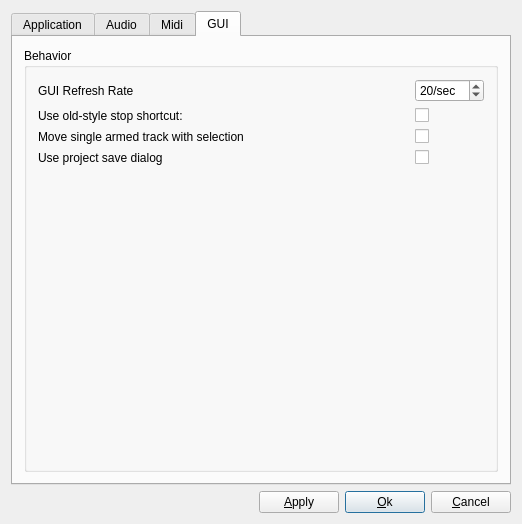
<?xml version="1.0" encoding="UTF-8"?>
<ui version="4.0">
 <class>GlobalSettingsDialogBase</class>
 <widget class="QDialog" name="GlobalSettingsDialogBase">
  <property name="geometry">
   <rect>
    <x>0</x>
    <y>0</y>
    <width>522</width>
    <height>518</height>
   </rect>
  </property>
  <property name="windowTitle">
   <string>OOMidi: Global Settings</string>
  </property>
  <layout class="QVBoxLayout">
   <property name="spacing">
    <number>6</number>
   </property>
   <property name="margin">
    <number>11</number>
   </property>
   <item>
    <widget class="QTabWidget" name="TabWidget2">
     <property name="sizePolicy">
      <sizepolicy hsizetype="Expanding" vsizetype="Preferred">
       <horstretch>0</horstretch>
       <verstretch>0</verstretch>
      </sizepolicy>
     </property>
     <property name="currentIndex">
      <number>3</number>
     </property>
     <widget class="QWidget" name="TabPage">
      <attribute name="title">
       <string>Application</string>
      </attribute>
      <layout class="QGridLayout">
       <item row="1" column="0">
        <widget class="QGroupBox" name="groupBox4">
         <property name="sizePolicy">
          <sizepolicy hsizetype="Preferred" vsizetype="Preferred">
           <horstretch>0</horstretch>
           <verstretch>0</verstretch>
          </sizepolicy>
         </property>
         <property name="title">
          <string>Views</string>
         </property>
         <layout class="QGridLayout">
          <item row="1" column="3">
           <widget class="QSpinBox" name="transportY">
            <property name="toolTip">
             <string>y-pos</string>
            </property>
            <property name="maximum">
             <number>9999</number>
            </property>
           </widget>
          </item>
          <item row="1" column="1">
           <widget class="QCheckBox" name="showTransport">
            <property name="text">
             <string>show</string>
            </property>
           </widget>
          </item>
          <item row="1" column="2">
           <widget class="QSpinBox" name="transportX">
            <property name="toolTip">
             <string>x-pos</string>
            </property>
            <property name="maximum">
             <number>9999</number>
            </property>
           </widget>
          </item>
          <item row="0" column="5">
           <widget class="QSpinBox" name="arrangerH">
            <property name="toolTip">
             <string>height</string>
            </property>
            <property name="maximum">
             <number>9999</number>
            </property>
           </widget>
          </item>
          <item row="0" column="4">
           <widget class="QSpinBox" name="arrangerW">
            <property name="toolTip">
             <string>width</string>
            </property>
            <property name="maximum">
             <number>9999</number>
            </property>
           </widget>
          </item>
          <item row="0" column="3">
           <widget class="QSpinBox" name="arrangerY">
            <property name="toolTip">
             <string>y-pos</string>
            </property>
            <property name="maximum">
             <number>9999</number>
            </property>
           </widget>
          </item>
          <item row="0" column="2">
           <widget class="QSpinBox" name="arrangerX">
            <property name="toolTip">
             <string>x-pos</string>
            </property>
            <property name="maximum">
             <number>9999</number>
            </property>
           </widget>
          </item>
          <item row="2" column="1">
           <widget class="QCheckBox" name="showBigtime">
            <property name="text">
             <string>show</string>
            </property>
           </widget>
          </item>
          <item row="2" column="2">
           <widget class="QSpinBox" name="bigtimeX">
            <property name="toolTip">
             <string>x-pos</string>
            </property>
            <property name="maximum">
             <number>9999</number>
            </property>
           </widget>
          </item>
          <item row="2" column="3">
           <widget class="QSpinBox" name="bigtimeY">
            <property name="toolTip">
             <string>y-pos</string>
            </property>
            <property name="maximum">
             <number>9999</number>
            </property>
           </widget>
          </item>
          <item row="2" column="4">
           <widget class="QSpinBox" name="bigtimeW">
            <property name="toolTip">
             <string>width</string>
            </property>
            <property name="maximum">
             <number>9999</number>
            </property>
           </widget>
          </item>
          <item row="2" column="5">
           <widget class="QSpinBox" name="bigtimeH">
            <property name="toolTip">
             <string>height</string>
            </property>
            <property name="maximum">
             <number>9999</number>
            </property>
           </widget>
          </item>
          <item row="3" column="1">
           <widget class="QCheckBox" name="showMixer">
            <property name="text">
             <string>show</string>
            </property>
           </widget>
          </item>
          <item row="4" column="1">
           <widget class="QCheckBox" name="showMixer2">
            <property name="text">
             <string>show</string>
            </property>
           </widget>
          </item>
          <item row="3" column="0">
           <widget class="QLabel" name="textLabel4">
            <property name="sizePolicy">
             <sizepolicy hsizetype="Preferred" vsizetype="Fixed">
              <horstretch>0</horstretch>
              <verstretch>0</verstretch>
             </sizepolicy>
            </property>
            <property name="text">
             <string>Mixer A</string>
            </property>
            <property name="wordWrap">
             <bool>false</bool>
            </property>
           </widget>
          </item>
          <item row="4" column="0">
           <widget class="QLabel" name="textLabel4_2">
            <property name="sizePolicy">
             <sizepolicy hsizetype="Preferred" vsizetype="Fixed">
              <horstretch>0</horstretch>
              <verstretch>0</verstretch>
             </sizepolicy>
            </property>
            <property name="text">
             <string>Mixer B</string>
            </property>
            <property name="wordWrap">
             <bool>false</bool>
            </property>
           </widget>
          </item>
          <item row="2" column="0">
           <widget class="QLabel" name="textLabel3">
            <property name="sizePolicy">
             <sizepolicy hsizetype="Preferred" vsizetype="Fixed">
              <horstretch>0</horstretch>
              <verstretch>0</verstretch>
             </sizepolicy>
            </property>
            <property name="text">
             <string>Big Time</string>
            </property>
            <property name="wordWrap">
             <bool>false</bool>
            </property>
           </widget>
          </item>
          <item row="0" column="0">
           <widget class="QLabel" name="textLabel1_3">
            <property name="sizePolicy">
             <sizepolicy hsizetype="Preferred" vsizetype="Fixed">
              <horstretch>0</horstretch>
              <verstretch>0</verstretch>
             </sizepolicy>
            </property>
            <property name="text">
             <string>Arranger</string>
            </property>
            <property name="wordWrap">
             <bool>false</bool>
            </property>
           </widget>
          </item>
          <item row="1" column="0">
           <widget class="QLabel" name="textLabel2">
            <property name="sizePolicy">
             <sizepolicy hsizetype="Preferred" vsizetype="Fixed">
              <horstretch>0</horstretch>
              <verstretch>0</verstretch>
             </sizepolicy>
            </property>
            <property name="text">
             <string>Transport</string>
            </property>
            <property name="wordWrap">
             <bool>false</bool>
            </property>
           </widget>
          </item>
          <item row="3" column="5">
           <widget class="QSpinBox" name="mixerH">
            <property name="toolTip">
             <string>height</string>
            </property>
            <property name="maximum">
             <number>9999</number>
            </property>
           </widget>
          </item>
          <item row="3" column="4">
           <widget class="QSpinBox" name="mixerW">
            <property name="toolTip">
             <string>width</string>
            </property>
            <property name="maximum">
             <number>9999</number>
            </property>
           </widget>
          </item>
          <item row="3" column="3">
           <widget class="QSpinBox" name="mixerY">
            <property name="toolTip">
             <string>y-pos</string>
            </property>
            <property name="maximum">
             <number>9999</number>
            </property>
           </widget>
          </item>
          <item row="3" column="2">
           <widget class="QSpinBox" name="mixerX">
            <property name="toolTip">
             <string>x-pos</string>
            </property>
            <property name="maximum">
             <number>9999</number>
            </property>
           </widget>
          </item>
          <item row="3" column="6">
           <widget class="QPushButton" name="setMixerCurrent">
            <property name="sizePolicy">
             <sizepolicy hsizetype="Minimum" vsizetype="Fixed">
              <horstretch>0</horstretch>
              <verstretch>0</verstretch>
             </sizepolicy>
            </property>
            <property name="toolTip">
             <string>set current values</string>
            </property>
            <property name="text">
             <string>Cur</string>
            </property>
           </widget>
          </item>
          <item row="4" column="5">
           <widget class="QSpinBox" name="mixer2H">
            <property name="toolTip">
             <string>height</string>
            </property>
            <property name="maximum">
             <number>9999</number>
            </property>
           </widget>
          </item>
          <item row="4" column="4">
           <widget class="QSpinBox" name="mixer2W">
            <property name="toolTip">
             <string>width</string>
            </property>
            <property name="maximum">
             <number>9999</number>
            </property>
           </widget>
          </item>
          <item row="4" column="3">
           <widget class="QSpinBox" name="mixer2Y">
            <property name="toolTip">
             <string>y-pos</string>
            </property>
            <property name="maximum">
             <number>9999</number>
            </property>
           </widget>
          </item>
          <item row="4" column="2">
           <widget class="QSpinBox" name="mixer2X">
            <property name="toolTip">
             <string>x-pos</string>
            </property>
            <property name="maximum">
             <number>9999</number>
            </property>
           </widget>
          </item>
          <item row="4" column="6">
           <widget class="QPushButton" name="setMixer2Current">
            <property name="sizePolicy">
             <sizepolicy hsizetype="Minimum" vsizetype="Fixed">
              <horstretch>0</horstretch>
              <verstretch>0</verstretch>
             </sizepolicy>
            </property>
            <property name="toolTip">
             <string>set current values</string>
            </property>
            <property name="text">
             <string>Cur</string>
            </property>
           </widget>
          </item>
          <item row="2" column="6">
           <widget class="QPushButton" name="setBigtimeCurrent">
            <property name="sizePolicy">
             <sizepolicy hsizetype="Preferred" vsizetype="Fixed">
              <horstretch>0</horstretch>
              <verstretch>0</verstretch>
             </sizepolicy>
            </property>
            <property name="toolTip">
             <string>set current values</string>
            </property>
            <property name="text">
             <string>Cur</string>
            </property>
           </widget>
          </item>
          <item row="0" column="6">
           <widget class="QPushButton" name="setArrangerCurrent">
            <property name="sizePolicy">
             <sizepolicy hsizetype="Preferred" vsizetype="Fixed">
              <horstretch>0</horstretch>
              <verstretch>0</verstretch>
             </sizepolicy>
            </property>
            <property name="toolTip">
             <string>set current values</string>
            </property>
            <property name="text">
             <string>Cur</string>
            </property>
           </widget>
          </item>
          <item row="1" column="6">
           <widget class="QPushButton" name="setTransportCurrent">
            <property name="sizePolicy">
             <sizepolicy hsizetype="Preferred" vsizetype="Fixed">
              <horstretch>0</horstretch>
              <verstretch>0</verstretch>
             </sizepolicy>
            </property>
            <property name="toolTip">
             <string>set current values</string>
            </property>
            <property name="text">
             <string>Cur</string>
            </property>
           </widget>
          </item>
         </layout>
        </widget>
       </item>
       <item row="0" column="0">
        <widget class="QGroupBox" name="groupBox3">
         <property name="title">
          <string>Start OOMidi</string>
         </property>
         <layout class="QGridLayout">
          <item row="0" column="0">
           <layout class="QGridLayout">
            <item row="1" column="0">
             <spacer name="spacer7_2">
              <property name="orientation">
               <enum>Qt::Vertical</enum>
              </property>
              <property name="sizeType">
               <enum>QSizePolicy::Expanding</enum>
              </property>
              <property name="sizeHint" stdset="0">
               <size>
                <width>20</width>
                <height>51</height>
               </size>
              </property>
             </spacer>
            </item>
            <item row="2" column="0" colspan="2">
             <layout class="QHBoxLayout">
              <item>
               <widget class="QLabel" name="textLabel1_2">
                <property name="text">
                 <string>start song:</string>
                </property>
                <property name="wordWrap">
                 <bool>false</bool>
                </property>
               </widget>
              </item>
              <item>
               <widget class="QLineEdit" name="startSongEntry"/>
              </item>
             </layout>
            </item>
            <item row="0" column="0">
             <widget class="QGroupBox" name="startSongBox">
              <property name="title">
               <string>Start song</string>
              </property>
              <layout class="QVBoxLayout" name="verticalLayout">
               <item>
                <widget class="QRadioButton" name="startLastButton">
                 <property name="text">
                  <string>start with last song</string>
                 </property>
                 <property name="checked">
                  <bool>true</bool>
                 </property>
                </widget>
               </item>
               <item>
                <widget class="QRadioButton" name="startEmptyButton">
                 <property name="sizePolicy">
                  <sizepolicy hsizetype="Minimum" vsizetype="Fixed">
                   <horstretch>0</horstretch>
                   <verstretch>0</verstretch>
                  </sizepolicy>
                 </property>
                 <property name="text">
                  <string>start with template: default.med</string>
                 </property>
                 <property name="checked">
                  <bool>false</bool>
                 </property>
                </widget>
               </item>
               <item>
                <widget class="QRadioButton" name="startSongButton">
                 <property name="text">
                  <string>start with song</string>
                 </property>
                </widget>
               </item>
              </layout>
             </widget>
            </item>
            <item row="0" column="1">
             <widget class="QGroupBox" name="startUpBox">
              <property name="title">
               <string>On Launch</string>
              </property>
              <layout class="QVBoxLayout" name="verticalLayout_2">
               <item>
                <widget class="QCheckBox" name="showSplash">
                 <property name="text">
                  <string>show splash screen</string>
                 </property>
                </widget>
               </item>
               <item>
                <widget class="QCheckBox" name="showDidYouKnow">
                 <property name="text">
                  <string>show &quot;Did you know?&quot; dialog</string>
                 </property>
                </widget>
               </item>
              </layout>
             </widget>
            </item>
            <item row="1" column="1">
             <spacer name="verticalSpacer">
              <property name="orientation">
               <enum>Qt::Vertical</enum>
              </property>
              <property name="sizeHint" stdset="0">
               <size>
                <width>20</width>
                <height>40</height>
               </size>
              </property>
             </spacer>
            </item>
           </layout>
          </item>
         </layout>
        </widget>
       </item>
      </layout>
     </widget>
     <widget class="QWidget" name="tab">
      <attribute name="title">
       <string>Audio</string>
      </attribute>
      <layout class="QGridLayout">
       <item row="0" column="0">
        <widget class="QGroupBox" name="GroupBox4">
         <property name="title">
          <string>Mixer</string>
         </property>
         <layout class="QGridLayout">
          <property name="margin">
           <number>11</number>
          </property>
          <property name="spacing">
           <number>6</number>
          </property>
          <item row="0" column="1">
           <widget class="QSpinBox" name="minSliderSelect">
            <property name="suffix">
             <string>dB</string>
            </property>
            <property name="minimum">
             <number>-100</number>
            </property>
            <property name="maximum">
             <number>0</number>
            </property>
            <property name="singleStep">
             <number>10</number>
            </property>
            <property name="value">
             <number>-60</number>
            </property>
           </widget>
          </item>
          <item row="1" column="0">
           <widget class="QLabel" name="TextLabel3_2">
            <property name="text">
             <string>min. Meter Value</string>
            </property>
            <property name="wordWrap">
             <bool>false</bool>
            </property>
           </widget>
          </item>
          <item row="0" column="0">
           <widget class="QLabel" name="TextLabel2_2">
            <property name="text">
             <string>min. Slider Val</string>
            </property>
            <property name="wordWrap">
             <bool>false</bool>
            </property>
           </widget>
          </item>
          <item row="1" column="1">
           <widget class="QSpinBox" name="minMeterSelect">
            <property name="suffix">
             <string>dB</string>
            </property>
            <property name="minimum">
             <number>-100</number>
            </property>
            <property name="maximum">
             <number>0</number>
            </property>
            <property name="singleStep">
             <number>10</number>
            </property>
            <property name="value">
             <number>-60</number>
            </property>
           </widget>
          </item>
          <item row="2" column="0">
           <widget class="QLabel" name="freewheelLabel">
            <property name="text">
             <string>Use Jack freewheel mode if possible.
(Speeds up bounce operations).</string>
            </property>
            <property name="wordWrap">
             <bool>false</bool>
            </property>
           </widget>
          </item>
          <item row="3" column="1">
           <widget class="QCheckBox" name="denormalCheckBox">
            <property name="text">
             <string/>
            </property>
           </widget>
          </item>
          <item row="2" column="1">
           <widget class="QCheckBox" name="freewheelCheckBox">
            <property name="text">
             <string/>
            </property>
           </widget>
          </item>
          <item row="3" column="0">
           <widget class="QLabel" name="textLabel1_5">
            <property name="text">
             <string>Enable denormal protection</string>
            </property>
            <property name="wordWrap">
             <bool>false</bool>
            </property>
           </widget>
          </item>
          <item row="4" column="0">
           <widget class="QLabel" name="textLabel1_5_2">
            <property name="text">
             <string>Enable output limiter</string>
            </property>
            <property name="wordWrap">
             <bool>false</bool>
            </property>
           </widget>
          </item>
          <item row="4" column="1">
           <widget class="QCheckBox" name="outputLimiterCheckBox">
            <property name="text">
             <string/>
            </property>
           </widget>
          </item>
          <item row="5" column="0">
           <widget class="QLabel" name="vstInPlaceTextLabel">
            <property name="text">
             <string>Enable in-place processing for VST plugins.
(Requires restart.)</string>
            </property>
            <property name="wordWrap">
             <bool>false</bool>
            </property>
           </widget>
          </item>
          <item row="5" column="1">
           <widget class="QCheckBox" name="vstInPlaceCheckBox">
            <property name="whatsThis">
             <string>Turn this off if VST Ladspa effect rack plugins do not work or feedback loudly, even if they are supposed to be in-place capable.</string>
            </property>
            <property name="text">
             <string/>
            </property>
           </widget>
          </item>
         </layout>
        </widget>
       </item>
       <item row="1" column="0">
        <widget class="QGroupBox" name="groupBox13">
         <property name="title">
          <string>External Waveditor</string>
         </property>
         <layout class="QGridLayout">
          <item row="0" column="0">
           <layout class="QGridLayout">
            <item row="0" column="0">
             <layout class="QHBoxLayout">
              <item>
               <widget class="QLabel" name="textLabel2_2">
                <property name="sizePolicy">
                 <sizepolicy hsizetype="Preferred" vsizetype="Preferred">
                  <horstretch>1</horstretch>
                  <verstretch>0</verstretch>
                 </sizepolicy>
                </property>
                <property name="text">
                 <string>External Waveditor command</string>
                </property>
                <property name="wordWrap">
                 <bool>false</bool>
                </property>
               </widget>
              </item>
              <item>
               <spacer name="spacer13">
                <property name="orientation">
                 <enum>Qt::Horizontal</enum>
                </property>
                <property name="sizeType">
                 <enum>QSizePolicy::Expanding</enum>
                </property>
                <property name="sizeHint" stdset="0">
                 <size>
                  <width>60</width>
                  <height>23</height>
                 </size>
                </property>
               </spacer>
              </item>
              <item>
               <widget class="QLineEdit" name="externalWavEditorSelect">
                <property name="sizePolicy">
                 <sizepolicy hsizetype="Expanding" vsizetype="Fixed">
                  <horstretch>2</horstretch>
                  <verstretch>0</verstretch>
                 </sizepolicy>
                </property>
               </widget>
              </item>
             </layout>
            </item>
            <item row="1" column="0">
             <widget class="QLabel" name="textLabel1_6">
              <property name="font">
               <font>
                <pointsize>8</pointsize>
               </font>
              </property>
              <property name="text">
               <string>Note: External editor opened from the internal editor.</string>
              </property>
              <property name="wordWrap">
               <bool>false</bool>
              </property>
             </widget>
            </item>
           </layout>
          </item>
         </layout>
        </widget>
       </item>
       <item row="2" column="0">
        <widget class="QGroupBox" name="dummyAudioBussBox">
         <property name="title">
          <string>Dummy Audio Driver (settings require restart)</string>
         </property>
         <layout class="QGridLayout">
          <item row="0" column="0">
           <widget class="QLabel" name="dummyAudioRateLabel">
            <property name="text">
             <string>Preferred sample rate</string>
            </property>
            <property name="wordWrap">
             <bool>false</bool>
            </property>
           </widget>
          </item>
          <item row="0" column="1">
           <widget class="QSpinBox" name="dummyAudioRate">
            <property name="whatsThis">
             <string>Actual rate used depends on limitations of
 timer used. If a high rate timer is available,
 short periods can be used with high sample rates. 
Period affects midi playback resolution. 
Shorter periods are desirable.</string>
            </property>
            <property name="suffix">
             <string>Hz</string>
            </property>
            <property name="minimum">
             <number>3000</number>
            </property>
            <property name="maximum">
             <number>200000</number>
            </property>
            <property name="singleStep">
             <number>10</number>
            </property>
            <property name="value">
             <number>44100</number>
            </property>
           </widget>
          </item>
          <item row="1" column="0">
           <widget class="QLabel" name="dummyAudioRealRateLabel">
            <property name="text">
             <string>Actual rate used now (dummy or not):</string>
            </property>
            <property name="wordWrap">
             <bool>false</bool>
            </property>
           </widget>
          </item>
          <item row="1" column="1">
           <widget class="QLabel" name="dummyAudioRealRate">
            <property name="text">
             <string>---</string>
            </property>
            <property name="wordWrap">
             <bool>false</bool>
            </property>
           </widget>
          </item>
          <item row="2" column="0">
           <widget class="QLabel" name="dummyAudioSizeLabel">
            <property name="text">
             <string>Period size (Frames per period):</string>
            </property>
            <property name="wordWrap">
             <bool>false</bool>
            </property>
           </widget>
          </item>
          <item row="2" column="1">
           <widget class="QComboBox" name="dummyAudioSize">
            <item>
             <property name="text">
              <string>16</string>
             </property>
            </item>
            <item>
             <property name="text">
              <string>32</string>
             </property>
            </item>
            <item>
             <property name="text">
              <string>64</string>
             </property>
            </item>
            <item>
             <property name="text">
              <string>128</string>
             </property>
            </item>
            <item>
             <property name="text">
              <string>256</string>
             </property>
            </item>
            <item>
             <property name="text">
              <string>512</string>
             </property>
            </item>
            <item>
             <property name="text">
              <string>1024</string>
             </property>
            </item>
            <item>
             <property name="text">
              <string>2048</string>
             </property>
            </item>
           </widget>
          </item>
         </layout>
        </widget>
       </item>
      </layout>
     </widget>
     <widget class="QWidget" name="tab2">
      <attribute name="title">
       <string>Midi</string>
      </attribute>
      <layout class="QVBoxLayout">
       <property name="spacing">
        <number>6</number>
       </property>
       <property name="margin">
        <number>11</number>
       </property>
       <item>
        <widget class="QGroupBox" name="GroupBox2">
         <property name="title">
          <string>Ticks</string>
         </property>
         <layout class="QGridLayout" name="gridLayout9">
          <item row="0" column="0">
           <widget class="QLabel" name="TextLabel3">
            <property name="text">
             <string>RTC Resolution
(Ticks/Sec)</string>
            </property>
            <property name="wordWrap">
             <bool>false</bool>
            </property>
           </widget>
          </item>
          <item row="0" column="1">
           <widget class="QComboBox" name="rtcResolutionSelect">
            <item>
             <property name="text">
              <string>1024</string>
             </property>
            </item>
            <item>
             <property name="text">
              <string>2048</string>
             </property>
            </item>
            <item>
             <property name="text">
              <string>4096</string>
             </property>
            </item>
            <item>
             <property name="text">
              <string>8192</string>
             </property>
            </item>
            <item>
             <property name="text">
              <string>16384</string>
             </property>
            </item>
            <item>
             <property name="text">
              <string>32768</string>
             </property>
            </item>
           </widget>
          </item>
          <item row="1" column="0">
           <widget class="QLabel" name="midiResLabel">
            <property name="text">
             <string>Midi Resolution
(Ticks/Quarternote)</string>
            </property>
            <property name="wordWrap">
             <bool>false</bool>
            </property>
           </widget>
          </item>
          <item row="1" column="1">
           <widget class="QComboBox" name="midiDivisionSelect">
            <property name="currentIndex">
             <number>3</number>
            </property>
            <item>
             <property name="text">
              <string>48</string>
             </property>
            </item>
            <item>
             <property name="text">
              <string>96</string>
             </property>
            </item>
            <item>
             <property name="text">
              <string>192</string>
             </property>
            </item>
            <item>
             <property name="text">
              <string>384</string>
             </property>
            </item>
            <item>
             <property name="text">
              <string>768</string>
             </property>
            </item>
            <item>
             <property name="text">
              <string>1536</string>
             </property>
            </item>
            <item>
             <property name="text">
              <string>3072</string>
             </property>
            </item>
            <item>
             <property name="text">
              <string>6144</string>
             </property>
            </item>
            <item>
             <property name="text">
              <string>12288</string>
             </property>
            </item>
           </widget>
          </item>
          <item row="2" column="0">
           <widget class="QLabel" name="TextLabel4">
            <property name="text">
             <string>Displayed Resolution
(Ticks/Quarternote)</string>
            </property>
            <property name="wordWrap">
             <bool>false</bool>
            </property>
           </widget>
          </item>
          <item row="2" column="1">
           <widget class="QComboBox" name="guiDivisionSelect">
            <property name="currentIndex">
             <number>3</number>
            </property>
            <item>
             <property name="text">
              <string>48</string>
             </property>
            </item>
            <item>
             <property name="text">
              <string>96</string>
             </property>
            </item>
            <item>
             <property name="text">
              <string>192</string>
             </property>
            </item>
            <item>
             <property name="text">
              <string>384</string>
             </property>
            </item>
            <item>
             <property name="text">
              <string>768</string>
             </property>
            </item>
            <item>
             <property name="text">
              <string>1536</string>
             </property>
            </item>
            <item>
             <property name="text">
              <string>3072</string>
             </property>
            </item>
            <item>
             <property name="text">
              <string>6144</string>
             </property>
            </item>
            <item>
             <property name="text">
              <string>12288</string>
             </property>
            </item>
           </widget>
          </item>
          <item row="3" column="0">
           <widget class="QLabel" name="TextLabel3_4">
            <property name="text">
             <string>Instruments Directory</string>
            </property>
           </widget>
          </item>
          <item row="3" column="1">
           <widget class="QLineEdit" name="userInstrumentsPath"/>
          </item>
          <item row="3" column="2">
           <widget class="QPushButton" name="selectInstrumentsDirButton">
            <property name="text">
             <string/>
            </property>
           </widget>
          </item>
          <item row="3" column="3">
           <widget class="QPushButton" name="defaultInstrumentsDirButton">
            <property name="text">
             <string/>
            </property>
           </widget>
          </item>
         </layout>
        </widget>
       </item>
      </layout>
     </widget>
     <widget class="QWidget" name="tab3">
      <attribute name="title">
       <string>GUI</string>
      </attribute>
      <layout class="QVBoxLayout" name="verticalLayout_3">
       <property name="spacing">
        <number>6</number>
       </property>
       <property name="margin">
        <number>11</number>
       </property>
       <item>
        <widget class="QGroupBox" name="groupBox">
         <property name="title">
          <string>Behavior</string>
         </property>
         <layout class="QGridLayout" name="gridLayout">
          <item row="0" column="0">
           <widget class="QLabel" name="TextLabel1">
            <property name="text">
             <string>GUI Refresh Rate</string>
            </property>
            <property name="wordWrap">
             <bool>false</bool>
            </property>
           </widget>
          </item>
          <item row="0" column="1">
           <widget class="QSpinBox" name="guiRefreshSelect">
            <property name="suffix">
             <string>/sec</string>
            </property>
            <property name="minimum">
             <number>2</number>
            </property>
            <property name="maximum">
             <number>100</number>
            </property>
            <property name="value">
             <number>20</number>
            </property>
           </widget>
          </item>
          <item row="1" column="0">
           <widget class="QLabel" name="textLabel1_4">
            <property name="text">
             <string>Use old-style stop shortcut:</string>
            </property>
            <property name="wordWrap">
             <bool>false</bool>
            </property>
           </widget>
          </item>
          <item row="1" column="1">
           <widget class="QCheckBox" name="oldStyleStopCheckBox">
            <property name="sizePolicy">
             <sizepolicy hsizetype="Fixed" vsizetype="Fixed">
              <horstretch>0</horstretch>
              <verstretch>0</verstretch>
             </sizepolicy>
            </property>
            <property name="text">
             <string/>
            </property>
           </widget>
          </item>
          <item row="2" column="0">
           <widget class="QLabel" name="textLabel1_4_2">
            <property name="text">
             <string>Move single armed track with selection</string>
            </property>
            <property name="wordWrap">
             <bool>false</bool>
            </property>
           </widget>
          </item>
          <item row="2" column="1">
           <widget class="QCheckBox" name="moveArmedCheckBox">
            <property name="sizePolicy">
             <sizepolicy hsizetype="Fixed" vsizetype="Fixed">
              <horstretch>0</horstretch>
              <verstretch>0</verstretch>
             </sizepolicy>
            </property>
            <property name="text">
             <string/>
            </property>
           </widget>
          </item>
          <item row="3" column="0">
           <widget class="QLabel" name="textLabel1_4_3">
            <property name="text">
             <string>Use project save dialog</string>
            </property>
            <property name="wordWrap">
             <bool>false</bool>
            </property>
           </widget>
          </item>
          <item row="3" column="1">
           <widget class="QCheckBox" name="projectSaveCheckBox">
            <property name="sizePolicy">
             <sizepolicy hsizetype="Fixed" vsizetype="Fixed">
              <horstretch>0</horstretch>
              <verstretch>0</verstretch>
             </sizepolicy>
            </property>
            <property name="text">
             <string/>
            </property>
           </widget>
          </item>
          <item row="4" column="0">
           <spacer name="verticalSpacer_2">
            <property name="orientation">
             <enum>Qt::Vertical</enum>
            </property>
            <property name="sizeHint" stdset="0">
             <size>
              <width>20</width>
              <height>40</height>
             </size>
            </property>
           </spacer>
          </item>
         </layout>
        </widget>
       </item>
      </layout>
     </widget>
    </widget>
   </item>
   <item>
    <layout class="QHBoxLayout">
     <property name="spacing">
      <number>6</number>
     </property>
     <property name="margin">
      <number>0</number>
     </property>
     <item>
      <spacer name="Spacer1">
       <property name="orientation">
        <enum>Qt::Horizontal</enum>
       </property>
       <property name="sizeType">
        <enum>QSizePolicy::Expanding</enum>
       </property>
       <property name="sizeHint" stdset="0">
        <size>
         <width>20</width>
         <height>20</height>
        </size>
       </property>
      </spacer>
     </item>
     <item>
      <widget class="QPushButton" name="applyButton">
       <property name="text">
        <string>&amp;Apply</string>
       </property>
      </widget>
     </item>
     <item>
      <widget class="QPushButton" name="okButton">
       <property name="text">
        <string>&amp;Ok</string>
       </property>
       <property name="default">
        <bool>true</bool>
       </property>
      </widget>
     </item>
     <item>
      <widget class="QPushButton" name="cancelButton">
       <property name="text">
        <string>&amp;Cancel</string>
       </property>
      </widget>
     </item>
    </layout>
   </item>
  </layout>
 </widget>
 <layoutdefault spacing="6" margin="11"/>
 <resources/>
 <connections/>
</ui>
